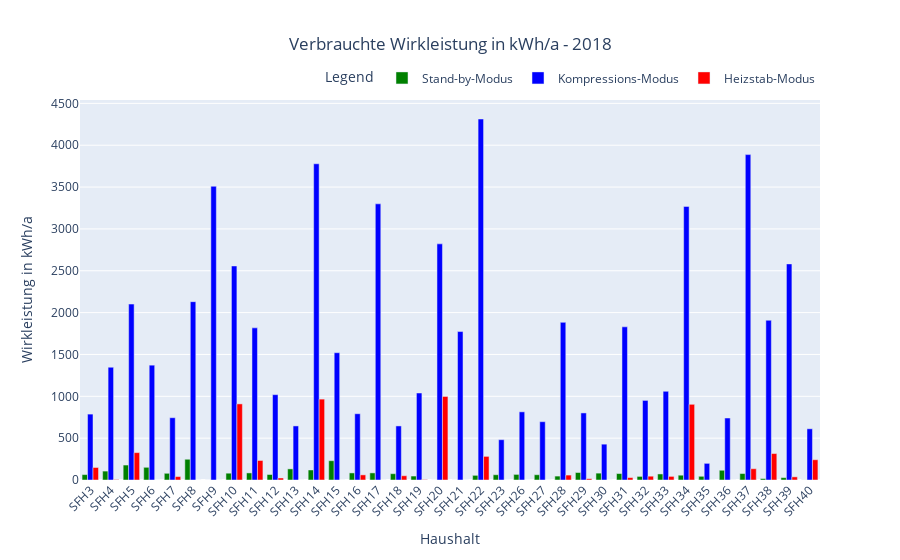
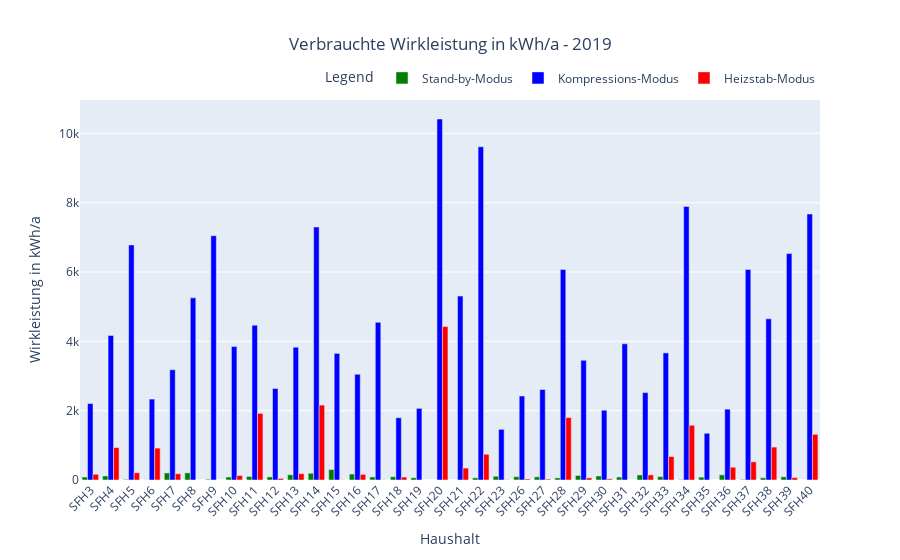
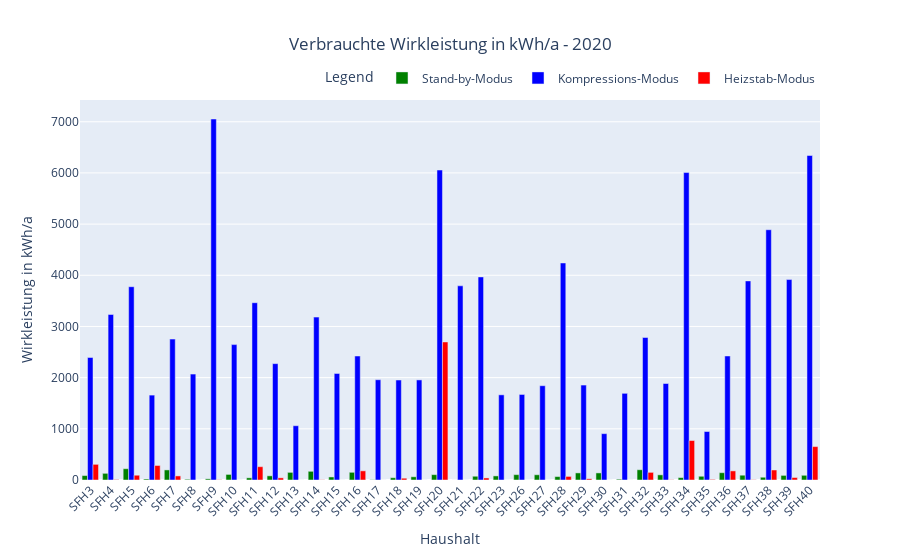

Here is the notebook cell these charts were saved with, in order:
### Code cell
sorted_columns = sorted(df_result.columns, key=lambda x: int(x.replace("SFH", "")))
df_consumptions_2018 = pd.DataFrame(index=sorted_columns, columns=['Standby', 'Kompressions-Modus', 'Heizstab-Modus'])

for index in df_consumptions_2018.index:
    df_house = load_dict[index].set_index('index')['P_TOT'].to_frame().fillna(0)
    df_house.index = pd.to_datetime(df_house.index, unit='s')
    df_house = df_house[df_house.index.year==2018]
    df_house = df_house.resample('H').mean()
    df_consumptions_2018.loc[index]['Standby'] = df_house[df_house['P_TOT']<100]['P_TOT'].sum()
    df_consumptions_2018.loc[index]['Kompressions-Modus'] = df_house[(df_house['P_TOT']>100)&(df_house['P_TOT']<4000)]['P_TOT'].sum()
    df_consumptions_2018.loc[index]['Heizstab-Modus'] = df_house[df_house['P_TOT']>=4000]['P_TOT'].sum()

for column in df_consumptions_2018.columns:
    df_consumptions_2018[column] = df_consumptions_2018[column]/1000
df_consumptions_2018.head()
plot_consumtion_type_histo(df_consumptions_2018, 2018)

sorted_columns = sorted(df_result.columns, key=lambda x: int(x.replace("SFH", "")))
df_consumptions_2019 = pd.DataFrame(index=sorted_columns, columns=['Standby', 'Kompressions-Modus', 'Heizstab-Modus'])

for index in df_consumptions_2019.index:
    df_house = load_dict[index].set_index('index')['P_TOT'].to_frame().fillna(0)
    df_house.index = pd.to_datetime(df_house.index, unit='s')
    df_house = df_house[df_house.index.year==2019]
    df_house = df_house.resample('H').mean()
    df_consumptions_2019.loc[index]['Standby'] = df_house[df_house['P_TOT']<100]['P_TOT'].sum()
    df_consumptions_2019.loc[index]['Kompressions-Modus'] = df_house[(df_house['P_TOT']>100)&(df_house['P_TOT']<4000)]['P_TOT'].sum()
    df_consumptions_2019.loc[index]['Heizstab-Modus'] = df_house[df_house['P_TOT']>=4000]['P_TOT'].sum()

for column in df_consumptions_2019.columns:
    df_consumptions_2019[column] = df_consumptions_2019[column]/1000
df_consumptions_2019.head()
plot_consumtion_type_histo(df_consumptions_2019,2019)

sorted_columns = sorted(df_result.columns, key=lambda x: int(x.replace("SFH", "")))
df_consumptions_2020 = pd.DataFrame(index=sorted_columns, columns=['Standby', 'Kompressions-Modus', 'Heizstab-Modus'])

for index in df_consumptions_2020.index:
    df_house = load_dict[index].set_index('index')['P_TOT'].to_frame().fillna(0)
    df_house.index = pd.to_datetime(df_house.index, unit='s')
    df_house = df_house[df_house.index.year==2020]
    df_house = df_house.resample('H').mean()
    df_consumptions_2020.loc[index]['Standby'] = df_house[df_house['P_TOT']<100]['P_TOT'].sum()
    df_consumptions_2020.loc[index]['Kompressions-Modus'] = df_house[(df_house['P_TOT']>100)&(df_house['P_TOT']<4000)]['P_TOT'].sum()
    df_consumptions_2020.loc[index]['Heizstab-Modus'] = df_house[df_house['P_TOT']>=4000]['P_TOT'].sum()

for column in df_consumptions_2020.columns:
    df_consumptions_2020[column] = df_consumptions_2020[column]/1000
df_consumptions_2020.head()
plot_consumtion_type_histo(df_consumptions_2020, 2020)

### Figure 1 — Plotly figure (JSON) as saved in the notebook; plotly's stock layout.template omitted (floating-point values rounded to 4 significant figures)
{"data": [{"marker": {"color": "green"}, "name": "Stand-by-Modus", "type": "bar", "x": ["SFH3", "SFH4", "SFH5", "SFH6", "SFH7", "SFH8", "SFH9", "SFH10", "SFH11", "SFH12", "SFH13", "SFH14", "SFH15", "SFH16", "SFH17", "SFH18", "SFH19", "SFH20", "SFH21", "SFH22", "SFH23", "SFH26", "SFH27", "SFH28", "SFH29", "SFH30", "SFH31", "SFH32", "SFH33", "SFH34", "SFH35", "SFH36", "SFH37", "SFH38", "SFH39", "SFH40"], "y": [64.78, 106.6, 178.7, 151.7, 80.22, 247.9, 0.4068, 81.39, 84.56, 65.75, 132.7, 119.7, 230.6, 84.77, 84.92, 75.22, 47.32, 0.3189, 0.06603, 55.67, 62.96, 66.95, 63.06, 46.89, 89.67, 82.12, 77.07, 43.06, 72.14, 57.53, 44.32, 116.4, 77.06, 17.37, 28.67, 1.016]}, {"marker": {"color": "blue"}, "name": "Kompressions-Modus", "type": "bar", "x": ["SFH3", "SFH4", "SFH5", "SFH6", "SFH7", "SFH8", "SFH9", "SFH10", "SFH11", "SFH12", "SFH13", "SFH14", "SFH15", "SFH16", "SFH17", "SFH18", "SFH19", "SFH20", "SFH21", "SFH22", "SFH23", "SFH26", "SFH27", "SFH28", "SFH29", "SFH30", "SFH31", "SFH32", "SFH33", "SFH34", "SFH35", "SFH36", "SFH37", "SFH38", "SFH39", "SFH40"], "y": [787.4, 1347.0, 2102.0, 1372.0, 744.2, 2131.0, 3510.0, 2557.0, 1818.0, 1020.0, 646.1, 3778.0, 1521.0, 791.8, 3300.0, 646.0, 1039.0, 2821.0, 1774.0, 4313.0, 481.5, 814.5, 696.7, 1884.0, 801.3, 428.3, 1830.0, 951.0, 1060.0, 3269.0, 198.9, 740.6, 3888.0, 1909.0, 2582.0, 611.9]}, {"marker": {"color": "red"}, "name": "Heizstab-Modus", "type": "bar", "x": ["SFH3", "SFH4", "SFH5", "SFH6", "SFH7", "SFH8", "SFH9", "SFH10", "SFH11", "SFH12", "SFH13", "SFH14", "SFH15", "SFH16", "SFH17", "SFH18", "SFH19", "SFH20", "SFH21", "SFH22", "SFH23", "SFH26", "SFH27", "SFH28", "SFH29", "SFH30", "SFH31", "SFH32", "SFH33", "SFH34", "SFH35", "SFH36", "SFH37", "SFH38", "SFH39", "SFH40"], "y": [149.6, 5.833, 327.3, 0, 40.86, 0, 0, 909.4, 233.2, 23.98, 0, 966.5, 0, 61.32, 0, 50.93, 4.618, 998.1, 0, 282.2, 0, 0, 0, 58.95, 15.39, 0, 28.74, 45.5, 43.26, 904.4, 0, 0, 134.7, 316.1, 37.59, 242.3]}], "layout": {"barmode": "group", "legend": {"orientation": "h", "title": {"text": "Legend"}, "x": 1, "xanchor": "right", "y": 1.02, "yanchor": "bottom"}, "title": {"text": "Verbrauchte Wirkleistung in kWh/a - 2018", "x": 0.5}, "xaxis": {"tickangle": -45, "title": {"text": "Haushalt"}}, "yaxis": {"title": {"text": "Wirkleistung in kWh/a"}}}}

### Figure 2 — Plotly figure (JSON) as saved in the notebook; plotly's stock layout.template omitted (floating-point values rounded to 4 significant figures)
{"data": [{"marker": {"color": "green"}, "name": "Stand-by-Modus", "type": "bar", "x": ["SFH3", "SFH4", "SFH5", "SFH6", "SFH7", "SFH8", "SFH9", "SFH10", "SFH11", "SFH12", "SFH13", "SFH14", "SFH15", "SFH16", "SFH17", "SFH18", "SFH19", "SFH20", "SFH21", "SFH22", "SFH23", "SFH26", "SFH27", "SFH28", "SFH29", "SFH30", "SFH31", "SFH32", "SFH33", "SFH34", "SFH35", "SFH36", "SFH37", "SFH38", "SFH39", "SFH40"], "y": [85.62, 116.9, 16.56, 2.805, 203.8, 207.1, 20.66, 86.57, 102.5, 88.58, 151.4, 194.9, 301.8, 171.0, 89.13, 93.63, 65.3, 0, 0, 62.71, 107.9, 97.0, 91.46, 61.0, 131.4, 115.6, 87.5, 146.3, 99.31, 11.68, 83.49, 149.5, 14.77, 63.77, 93.21, 0]}, {"marker": {"color": "blue"}, "name": "Kompressions-Modus", "type": "bar", "x": ["SFH3", "SFH4", "SFH5", "SFH6", "SFH7", "SFH8", "SFH9", "SFH10", "SFH11", "SFH12", "SFH13", "SFH14", "SFH15", "SFH16", "SFH17", "SFH18", "SFH19", "SFH20", "SFH21", "SFH22", "SFH23", "SFH26", "SFH27", "SFH28", "SFH29", "SFH30", "SFH31", "SFH32", "SFH33", "SFH34", "SFH35", "SFH36", "SFH37", "SFH38", "SFH39", "SFH40"], "y": [2205.0, 4170.0, 6781.0, 2334.0, 3180.0, 5254.0, 7048.0, 3850.0, 4466.0, 2640.0, 3832.0, 7298.0, 3652.0, 3051.0, 4549.0, 1796.0, 2066.0, 10410.0, 5305.0, 9612.0, 1462.0, 2423.0, 2610.0, 6075.0, 3454.0, 2013.0, 3929.0, 2521.0, 3666.0, 7891.0, 1348.0, 2044.0, 6074.0, 4649.0, 6533.0, 7674.0]}, {"marker": {"color": "red"}, "name": "Heizstab-Modus", "type": "bar", "x": ["SFH3", "SFH4", "SFH5", "SFH6", "SFH7", "SFH8", "SFH9", "SFH10", "SFH11", "SFH12", "SFH13", "SFH14", "SFH15", "SFH16", "SFH17", "SFH18", "SFH19", "SFH20", "SFH21", "SFH22", "SFH23", "SFH26", "SFH27", "SFH28", "SFH29", "SFH30", "SFH31", "SFH32", "SFH33", "SFH34", "SFH35", "SFH36", "SFH37", "SFH38", "SFH39", "SFH40"], "y": [166.1, 937.4, 209.1, 920.6, 181.0, 0, 0, 129.7, 1922.0, 44.66, 182.5, 2161.0, 4.047, 161.1, 4.446, 84.7, 0, 4426.0, 343.2, 743.3, 8.184, 28.94, 25.05, 1800.0, 59.88, 31.91, 0, 147.3, 677.4, 1579.0, 0, 368.6, 524.1, 949.6, 69.66, 1317.0]}], "layout": {"barmode": "group", "legend": {"orientation": "h", "title": {"text": "Legend"}, "x": 1, "xanchor": "right", "y": 1.02, "yanchor": "bottom"}, "title": {"text": "Verbrauchte Wirkleistung in kWh/a - 2019", "x": 0.5}, "xaxis": {"tickangle": -45, "title": {"text": "Haushalt"}}, "yaxis": {"title": {"text": "Wirkleistung in kWh/a"}}}}

### Figure 3 — Plotly figure (JSON) as saved in the notebook; plotly's stock layout.template omitted (floating-point values rounded to 4 significant figures)
{"data": [{"marker": {"color": "green"}, "name": "Stand-by-Modus", "type": "bar", "x": ["SFH3", "SFH4", "SFH5", "SFH6", "SFH7", "SFH8", "SFH9", "SFH10", "SFH11", "SFH12", "SFH13", "SFH14", "SFH15", "SFH16", "SFH17", "SFH18", "SFH19", "SFH20", "SFH21", "SFH22", "SFH23", "SFH26", "SFH27", "SFH28", "SFH29", "SFH30", "SFH31", "SFH32", "SFH33", "SFH34", "SFH35", "SFH36", "SFH37", "SFH38", "SFH39", "SFH40"], "y": [86.9, 130.5, 220.3, 19.14, 197.0, 14.01, 22.59, 109.0, 42.62, 81.45, 149.2, 170.0, 59.48, 150.4, 5.511, 44.56, 63.09, 104.7, 0, 73.45, 79.83, 104.9, 102.6, 66.89, 138.8, 138.5, 15.76, 200.5, 100.7, 46.51, 73.17, 142.9, 93.73, 53.85, 90.22, 91.94]}, {"marker": {"color": "blue"}, "name": "Kompressions-Modus", "type": "bar", "x": ["SFH3", "SFH4", "SFH5", "SFH6", "SFH7", "SFH8", "SFH9", "SFH10", "SFH11", "SFH12", "SFH13", "SFH14", "SFH15", "SFH16", "SFH17", "SFH18", "SFH19", "SFH20", "SFH21", "SFH22", "SFH23", "SFH26", "SFH27", "SFH28", "SFH29", "SFH30", "SFH31", "SFH32", "SFH33", "SFH34", "SFH35", "SFH36", "SFH37", "SFH38", "SFH39", "SFH40"], "y": [2394.0, 3234.0, 3777.0, 1659.0, 2753.0, 2070.0, 7054.0, 2646.0, 3464.0, 2274.0, 1061.0, 3183.0, 2081.0, 2423.0, 1959.0, 1954.0, 1956.0, 6057.0, 3794.0, 3968.0, 1664.0, 1671.0, 1842.0, 4241.0, 1855.0, 905.7, 1694.0, 2784.0, 1885.0, 6007.0, 947.4, 2423.0, 3890.0, 4890.0, 3917.0, 6340.0]}, {"marker": {"color": "red"}, "name": "Heizstab-Modus", "type": "bar", "x": ["SFH3", "SFH4", "SFH5", "SFH6", "SFH7", "SFH8", "SFH9", "SFH10", "SFH11", "SFH12", "SFH13", "SFH14", "SFH15", "SFH16", "SFH17", "SFH18", "SFH19", "SFH20", "SFH21", "SFH22", "SFH23", "SFH26", "SFH27", "SFH28", "SFH29", "SFH30", "SFH31", "SFH32", "SFH33", "SFH34", "SFH35", "SFH36", "SFH37", "SFH38", "SFH39", "SFH40"], "y": [306.0, 8.658, 93.39, 283.7, 79.76, 0, 4.697, 0, 260.1, 42.2, 0, 4.377, 0, 179.2, 0, 34.97, 0, 2697.0, 0, 40.03, 0, 0, 0, 70.19, 23.69, 0, 0, 149.5, 4.005, 771.4, 11.53, 178.1, 4.553, 195.7, 48.89, 653.0]}], "layout": {"barmode": "group", "legend": {"orientation": "h", "title": {"text": "Legend"}, "x": 1, "xanchor": "right", "y": 1.02, "yanchor": "bottom"}, "title": {"text": "Verbrauchte Wirkleistung in kWh/a - 2020", "x": 0.5}, "xaxis": {"tickangle": -45, "title": {"text": "Haushalt"}}, "yaxis": {"title": {"text": "Wirkleistung in kWh/a"}}}}
